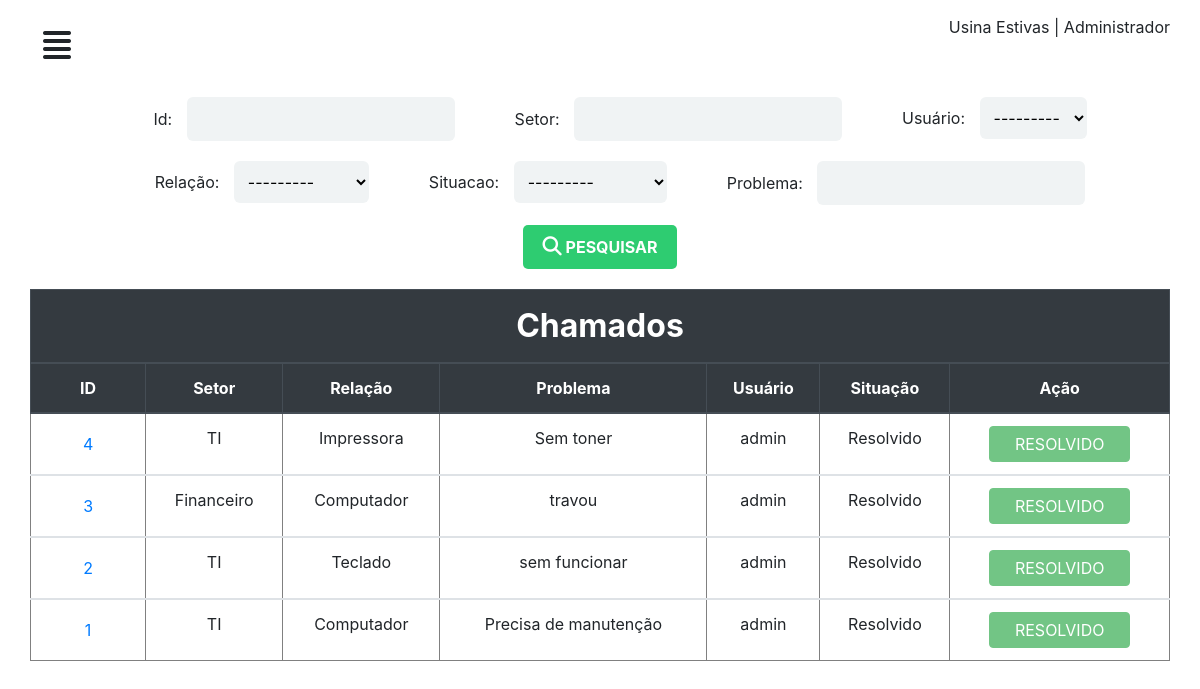
The app's page /perfil/chamados/ (signed in), older data.
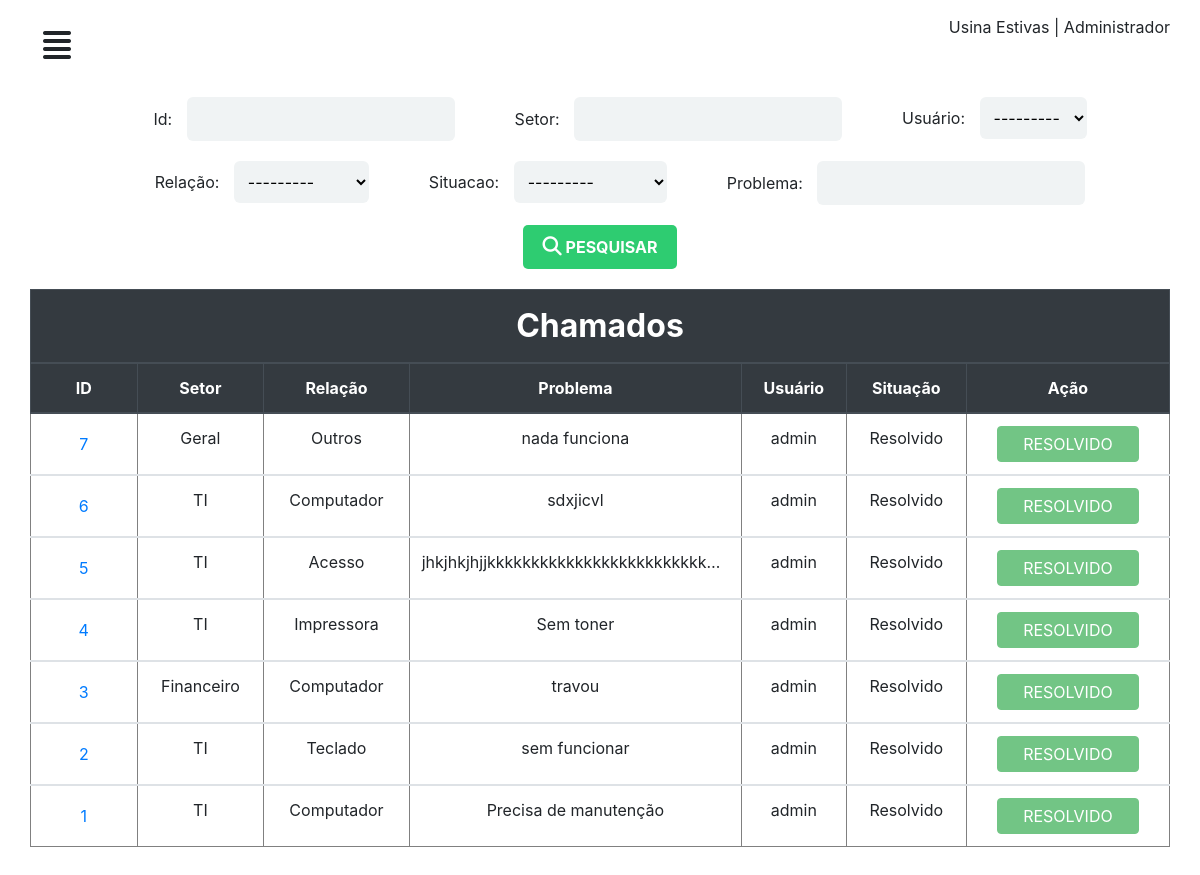
The same page, newer data.
### chamados/models.py (models this page shows)
class CustomUser (AbstractUser):
	matricula = models.CharField('matricula', max_length=11)
	apelido = models.CharField('apelido', max_length=50)
	def __str__(self):
		return self.username

class ProblemaRelacionado(models.Model):
	relacao = models.CharField('problema relacionado', max_length=50)
	def __str__(self):
		return self.relacao

class Chamado(models.Model):
	setor = models.CharField('Setor', max_length=50)
	problema = models.TextField('problema')
	user = models.ForeignKey(CustomUser, on_delete=models.CASCADE)
	relacao = models.ForeignKey(ProblemaRelacionado, on_delete=models.CASCADE)
	situacao = models.ForeignKey(Situacao, on_delete=models.CASCADE, default=1)
	comentario = models.TextField('comentario', null=True)

class Situacao(models.Model):
	situ = models.CharField('situacao', max_length=100)
	def __str__(self):
		return self.situ

### chamados/views.py (the view)
# urls.py: path('perfil/chamados/', adminchamados, name="adminchamados"),
@login_required
def adminchamados(request):
	chamado = Chamado.objects.all().order_by('-id')
	meufiltro = FiltroChamado(request.GET, queryset=chamado)
	contexto = {
	'filtro': meufiltro
	}
	return render(request, 'admin/admin-chamados.html', contexto)

### chamados/templates/admin/admin-chamados.html (shortened to what this page needs)
{% extends "dashboard/baseperfil.html" %}
{% load static %}
{% block title %}
<link rel="stylesheet" href="{% static 'css/adminchamados.css' %}">
{% endblock%}
{% block conteudo %}
<form method="get">
	<div><span>Id:</span> {{filtro.form.id}}</div>
	<div><span>Setor:</span> {{filtro.form.setor}}</div>
	<div><span>Usuário:</span> {{filtro.form.user}}</div>
	<div><span>Relação:</span> {{filtro.form.relacao}}</div>
	<div><span>Situacao:</span> {{filtro.form.situacao}}</div>
	<div><span>Problema:</span> {{filtro.form.problema}}</div>
	<div class="btnSubmit">
		<button class="btnSubmit--btn" type="submit"><i class="fas fa-search"></i> pesquisar</button>
	</div>
</form>
<div class="table-responsive">
	<table class="table" border="1">
		<thead class="thead-dark">
			<tr>
				<th class="title-table" colspan="7">Chamados</th>
			</tr>
			<tr>
				<th>ID</th>
				<th>Setor</th>
				<th>Relação</th>
				<th>Problema</th>
				<th>Usuário</th>
				<th>Situação</th>
				<th>Ação</th>
			</tr>
		</thead>
		{% for chamado in filtro.qs %}
		<tbody>
			<tr>
				<td><button type="button" class="btn btn-link" data-toggle="modal" data-target="#chamado-{{chamado.id}}">
            {{chamado.id}}
          </button></td>
				<td>{{chamado.setor}}</td>
				<td>{{chamado.relacao}}</td>
				<td>{{chamado.problema}}</td>
				<td>{{chamado.user}}</td>
				<td>{{chamado.situacao}}</td>
				<td>{% if chamado.situacao.id == 1 %} <a href="{% url 'resolverchamado' chamado.id %}" class="btn btn-primary">Resolver</a> {% elif chamado.situacao.id == 2 %} <a href="{% url 'comentario' chamado.id %}" class="btn btn-warning">+</a>  <a href="{% url 'resolvidochamado' chamado.id %}" class="btn btn-success">Resolvido</a> {% else %} <button class="btn btn-success" disabled="">Resolvido </button>{% endif %}</td>
			</tr>
		</tbody>
		{% empty %}
		<tr>Nada cadastrado</tr>
		{% endfor %}
	</table>
</div>
{% endblock %}

### chamados/templates/dashboard/baseperfil.html (shortened to what this page needs)
<!DOCTYPE html>
{% load static %}
<html>
<head>
	{% block title %}
	{% endblock %}
	<link rel="stylesheet" type="text/css" href="{% static 'css/geral.css' %}" />
	<link rel="stylesheet" type="text/css" href="{% static 'bootstrap/css/bootstrap.min.css' %}" />
	<link rel="stylesheet" type="text/css" href="{% static 'css/dash.css' %}" />
</head>
<body>
	<div id="wrapper">
		<div id="page-content-wrapper">
			<div class="container-fluid">
				<div class="row">
					<div class="col-lg-12">
						<a href="#" class="btn" id="menu-toggle"><i class="fas fa-align-justify"></i></a> <span class="float-right"> Usina Estivas | {{user.apelido}}</span>
					</div>
				</div>
				{% block conteudo %}
				{% endblock %}
			</div>
		</div>
	</div>
</body>
</html>

### chamados/static/css/adminchamados.css (style rules this page uses)
form { display: flex; justify-content: center; flex-wrap: wrap; margin: 10px 0px; }
form div { margin: 10px; padding: 0; }
form input, select { border-radius: 6px; border: none; outline: none; padding: 10px 10px; background: #f0f3f4; }
form span { margin: 0 10px 0 40px; }
form .btnSubmit { display: flex; align-items: center; }
form .btnSubmit .btnSubmit--btn { outline: 0; border: 0; background: #2ecc71; padding: 10px 20px; border-radius: 5px; color: #FFF; font-weight: bold; text-transform: uppercase; }
form .btnSubmit .btnSubmit--btn i { font-size: 1.2em; }
table tr th, td { text-align: center; }
table .title-table { font-size: 2em; }
table .btn { text-transform: uppercase; padding: 5px 25px; }

### chamados/static/css/dash.css (style rules this page uses)
#page-content-wrapper { width: 100%; position: absolute; padding:15px; transition:all .5s; }
#menu-toggle { transition:all .3s; font-size:2em; }

### chamados/templates/admin/admin-chamados.html (style rules this page uses)
td, th { max-width: 27ch; overflow: hidden; text-overflow: ellipsis; white-space: nowrap; }

Row changes from the older to the newer data that the page shows:
added Chamado: id "7", setor "Geral", relacao "Outros", problema "nada funciona", user "admin", situacao "Resolvido", shows "RESOLVIDO"
added Chamado: id "6", setor "TI", relacao "Computador", problema "sdxjicvl", user "admin", situacao "Resolvido", shows "RESOLVIDO"
added Chamado: id "5", setor "TI", relacao "Acesso", problema "jhkjhkjhjjkkkkkkkkkkkkkkkkkkkkkkkkkk…", user "admin", situacao "Resolvido", shows "RESOLVIDO"
